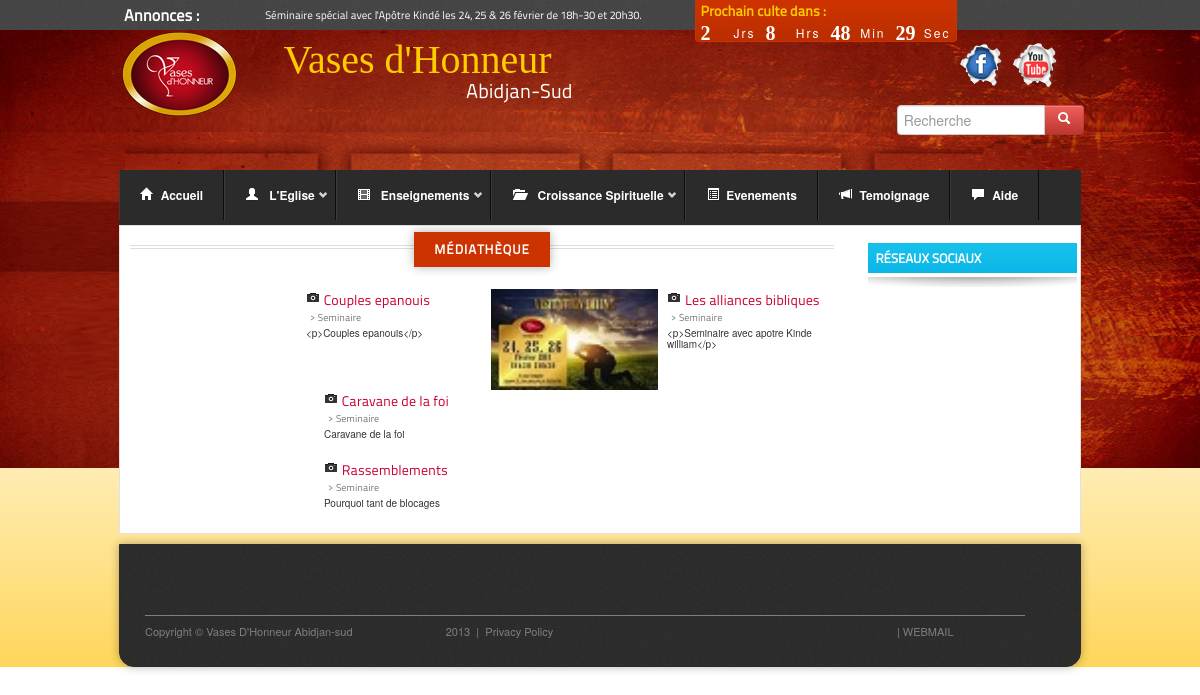
Page /gallerie.php on the committed database.
### tables this page shows
CREATE TABLE IF NOT EXISTS `articles` (
  `idArticle` int(11) NOT NULL AUTO_INCREMENT,
  `titreArticle` varchar(255) DEFAULT NULL,
  `contenuArticle` longtext,
  `autheur` varchar(45) DEFAULT NULL,
  `dateArticle` varchar(45) DEFAULT NULL,
  `postName` varchar(155) DEFAULT NULL,
  `mediaArticle` varchar(45) DEFAULT NULL,
  `categories_idCategorie` int(11) NOT NULL,
  `statuts_idStatut` int(11) NOT NULL,
  `idLangues` int(11) NOT NULL,
  `extrait` text NOT NULL,
  PRIMARY KEY (`idArticle`),
  KEY `fk_articles_categories1_idx` (`categories_idCategorie`),
  KEY `fk_articles_statuts1_idx` (`statuts_idStatut`)
);

CREATE TABLE IF NOT EXISTS `medias` (
  `idMedia` int(11) NOT NULL AUTO_INCREMENT,
  `thematique` varchar(45) DEFAULT NULL,
  `dateCreation` varchar(45) DEFAULT NULL,
  `autheur` varchar(45) DEFAULT NULL,
  `titreMedia` varchar(45) DEFAULT NULL,
  `description` text,
  `liensMedia` varchar(255) DEFAULT NULL,
  `typeMedia_idTypeMedia` int(11) NOT NULL,
  `chemin` varchar(255) NOT NULL,
  `duree` varchar(5) NOT NULL,
  `categorie` int(11) NOT NULL,
  `vignette` varchar(300) NOT NULL,
  PRIMARY KEY (`idMedia`),
  KEY `fk_medias_typeMedia1_idx` (`typeMedia_idTypeMedia`)
);

### required/class/mysql.class.php (called while the page is built, shortened)
<?php
	class MysqlConnect
	{
		public function Connecter()
		{
			if($this->connex = mysql_connect(self::SERVER,self::USER,self::PWD)){
				if($this->tb = mysql_select_db(self::DB,$this->connex)){
					return true;
				}else{
					return mysql_error();
				}
			}else{
				return mysql_error();
			}
		}
	}
?>

### required/class/cms.class.php (called while the page is built, shortened)
<?php
	require_once('mysql.class.php');
	class MyCms extends MysqlConnect{
		public $erreurs;
		public function __construct(){
			$this->erreurs = array(
									0=>"Connexion impossible au serveur de base de données",
									1=>"Paramètre vide",
									2=>"Les données que vous avez demandé n'ont pas été trouvé.",
									3=>"Aucune donnée à afficher"
							);
		}
		public function Secure($data){
			return mysql_real_escape_string(htmlentities($data));
		}
			public function CatArticle($categorie,$limite,$ordre="DESC"){
			if($limite!=0 and !empty($categorie) and strlen($categorie)>0){
				if($this->Connecter()){
					$sel = 'SELECT * FROM view_articles WHERE categorieterms = "'.$this->Secure($categorie).'" AND statut LIKE "%publie%" ORDER BY idArticle '.$this->Secure($ordre).' LIMIT '.$this->Secure($limite);
					$rep = mysql_query($sel) or exit(mysql_error());
					$n = mysql_num_rows($rep);
					if($n!=0){
						$articles = array();
						$i=0;
						while($article = mysql_fetch_array($rep)){
							$articles[$i] = $article;
							$i++;
						}
						return $articles;
					}
				}else{
					return $this->erreurs[0];
				}
			}else{
				return $this->erreurs[3];
			}
		}
			public function CatMedia($type,$limite,$ordre="DESC"){
			if($limite!=0){
				if($this->Connecter()){
					$sel = 'SELECT * FROM view_media WHERE nomMedia = "'.$this->Secure($type).'"  ORDER BY idMedia '.$this->Secure($ordre).' LIMIT '.$this->Secure($limite);
					$rep = mysql_query($sel) or exit(mysql_error());
					$n = mysql_num_rows($rep);
					if($n!=0){
						$articles = array();
						$i=0;
						while($article = mysql_fetch_array($rep)){
							$articles[$i] = $article;
							$i++;
						}
						return $articles;
					}
				}else{
					return $this->erreurs[0];
				}
			}else{
				return $this->erreurs[3];
			}
		}
	}

### gallerie.php (the view, shortened to what this page needs)
<!DOCTYPE html>
 <html class="no-js">
    <head>
         <link rel="stylesheet" type="text/css" media="screen" href="css/all.css" />
        <link rel="stylesheet" type="text/css" media="screen" href="css/scrollbar.css" />
        <link rel="stylesheet" type="text/css" href="css/sliderkit-site.css" media="screen, projection" />
        <link rel="stylesheet" type="text/css" href="css/sliderkit-demos.css" media="screen, projection" />
        <link rel="stylesheet" type="text/css" href="css/sliderkit-core.css" media="screen, projection" />
        <link rel="stylesheet" type="text/css" href="css/livecount.css" media="screen, projection" />
        <link rel="stylesheet" type="text/css" href="css/livecount.css" media="screen, projection" />
        <link href="css/framework2.css" rel="stylesheet" media="screen">
        <link href="css/framework-responsive2.css" rel="stylesheet" media="screen">
        <link href="css/jquery.bxslider.css" rel="stylesheet" />
        <link rel="stylesheet" type="text/css" media="screen" href="css/default.css" />
        <link rel="stylesheet" href="css/nivo-slider.css" type="text/css" media="screen" />
    </head>
    <body>
        <?php require_once('required/class/queries.class.php'); ?>
        <?php require_once('required/class/cms.class.php'); ?>
        <div class="top-wrap">
            <div class="row-fluid">
               <div class="container all">
                  <header>
                        <?php require_once('include/page/header.php'); ?>
                  </header>
                  <section class="wrapper">
                        <?php require_once('include/page/menu.php'); ?>
                  </section>
                 <section class="wrapper">
                      <div class="content_wrap">
                         <div class="row-fluid">
                            <div class="span9">
                                  <div class="row-fluid">
                                    <div class="heading2 span12">
                                          <h2><span>Médiathèque</span></h2>
                                    </div>
                                 </div>
                                 <div class="row-fluid">
                                           <?php
                                              $ListCatEvent = new MyCms;
                                              $list=$ListCatEvent->CatMedia('image',10,"DESC");
                                              for($i=0;$i<sizeof($list);$i++){
                                                echo'
                                                    <div class="span6">
                                                         <div class="span6 vignette_event">
                                                            <img src="myadmin/'.$list[$i]['vignette'].'" alt=""/>
                                                         </div>
                                                         <div class="span6">
                                                            <div class="row-fluid">
                                                                <div class="span12 titre_event"> <i class="icon-camera"></i> <a href="gallerie_details.php?id='.$list[$i]['idMedia'].'">'.$list[$i]['titreMedia'].'</a></div>
                                                                <div class="span7 cat_event"> > '.$list[$i]['nomCategorie'].'</div>
                                                            </div>
                                                            <div class="row-fluid">
                                                                <div class="span12 decription_event"> '.$list[$i]['description'].'
                                                                </div>
                                                            </div>
                                                         </div>
                                                    </div>
                                                ';
                                              }
                                          ?>
                                  </div>
                            </div>
                                <div class="span3">
                                     <div class="row-fluid line1">
                                            <div class="span12 social">
                                            <h2 class="titre bleu">Réseaux Sociaux</h2>
                                            <div class="bg_menus"></div>
                                            </div>
                                      </div>
                                </div>
                         </div>
                      </div>
                 </section>
              </div>
            </div>
        </div>
                  <?php require_once('include/page/footer.php'); ?>
    </body>
</html>

### include/page/header.php
                   <div class="row-fluid">
                    	<div class="navbar-fixed-top">
                               <div id="top-bar">
                            		<div class="container">
                            		   <div class="span7 news">
                                                   <div class="sliderkit newslider-minimal">
                                                      <div class="span3"> <div class="sliderkit-legend"> Annonces : </div></div>
                                                      <div class="span9 ">
                                                      <?php
                                                               $ListArticle = new MyCms;
                                                               $news = $ListArticle->CatArticle('annonces',10,"DESC");
                                                           echo '<div class="sliderkit-panels">';
                                                           for ($i=0; $i < sizeof($news); $i++) {
                                                                echo'
                                                             <div class="sliderkit-panel regular">
                                                               <a href="#" title="[link title]">'.utf8_encode( ucfirst(html_entity_decode($news[$i]['contenuArticle']))).'</a>
                                                             </div>';
                                                           }
                                                         echo '</div>';
                                                        ?>
                                                       </div>
                                                   </div>
                  					   </div>
                  					   <div class="span5">
                  					   			<div class="live_countdown  visible-desktop" id="jsHeaderCountdown">
				 <div class="countdown_dash">
                                                           <span>Prochain culte dans :</span>
                                                       </div>
				 <div id="countdown_dashboard">
							<div class="dash days_dash">
								<span class="dash_title">Jrs</span>
								<div class="digit_j digit">0</div>
							</div>
							<div class="dash hours_dash">
								<span class="dash_title">Hrs</span>
								<div class="digit_h digit">0</div>
							</div>
							<div class="dash minutes_dash">
								<span class="dash_title">Min</span>
								<div class="digit_m digit">0</div>
							</div>
							<div class="dash seconds_dash">
								<span class="dash_title">Sec</span>
								<div class="digit_s digit">0</div>
							</div>
						</div>
                                                   </div>
                  					   </div>
                            		</div>
                               </div>
                    	</div>
                   </div>
                   <div class="row-fluid sub_top ">
                       <div class="span2">
                           <img src="pictures/logo.png" alt="logo" title="logo" class="logo" style="width:120px;">
                       </div>
                       <div class="span4 name">
                       	 <p>Vases d'Honneur </p>
                       	 <div class="sub-name">Abidjan-Sud</div>
                       </div>
                       <div class="span4 offset2">
                       	<div class="row-fluid">
                       			<ul class="socials">
                       				<li> <a href="https://www.facebook.com/pages/Eglise-Vases-dHonneur-Abidjan-sud/173185566035855?fref=ts"target="_blank"><img src="pictures/facebook.png" alt="" style="width:50px;"> </a></li>
                       				<li> <a href=""><img src="pictures/youtube.png" alt="" style="width:50px;"> </a></li>
                       			</ul>
                       	</div>
                       	<div class="row-fluid">
                       		<div class="span6" id="search">
                       			<form>
                       				<div class="input-append">
  <input class="span12" id="appendedInputButton" type="text" placeholder="Recherche">
  <button class="btn btn-danger" type="button"><i class="icon-search icon-white"></i></button>
</div>
                       			</form>
                       		</div>
                       	</div>
                       </div>
                   </div>

### rows in the picture
articles: contenuArticle "Séminaire spécial avec l'Apôtre Kindé les 24, 25 & 26 février de 18h-30 et 20h30."
medias: titreMedia "Couples epanouis", nomCategorie "Seminaire", description "<p>Couples epanouis</p>"
medias: vignette (picture), titreMedia "Les alliances bibliques", nomCategorie "Seminaire", description "<p>Seminaire avec apotre Kinde william</p>"
medias: titreMedia "Caravane de la foi", nomCategorie "Seminaire", description "Caravane de la foi"
medias: titreMedia "Rassemblements", nomCategorie "Seminaire", description "Pourquoi tant de blocages"

### other values in the picture
$resArt[$i]['Menu'] "Accueil"
$resArt[$i]['Menu'] "L'Eglise"
$resArt[$i]['Menu'] "Enseignements"
$resArt[$i]['Menu'] "Croissance Spirituelle"
$resArt[$i]['Menu'] "Evenements"
$resArt[$i]['Menu'] "Temoignage"
$resArt[$i]['Menu'] "Aide"
